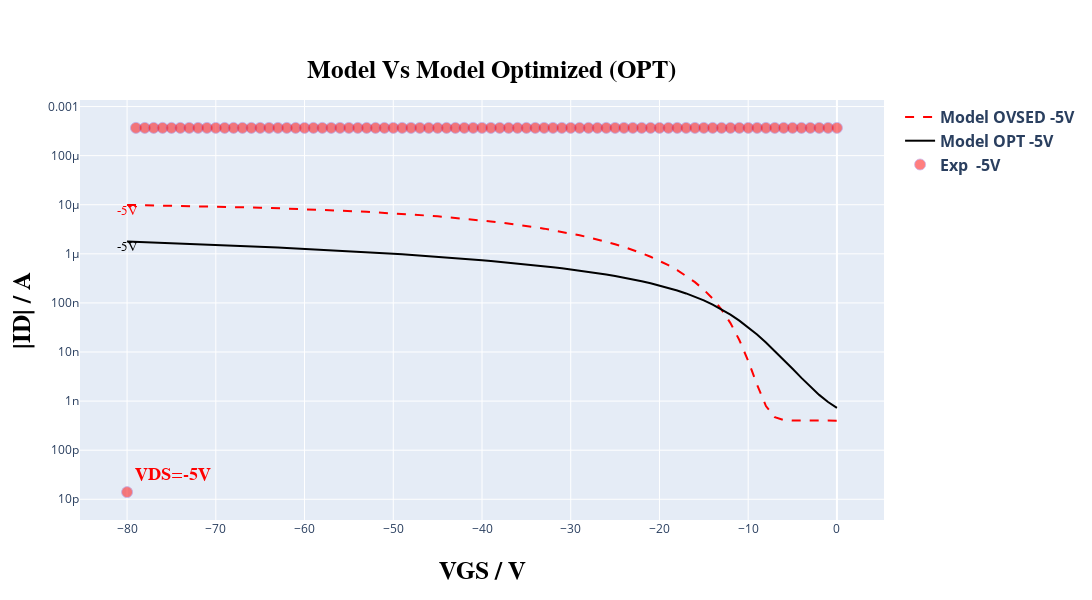
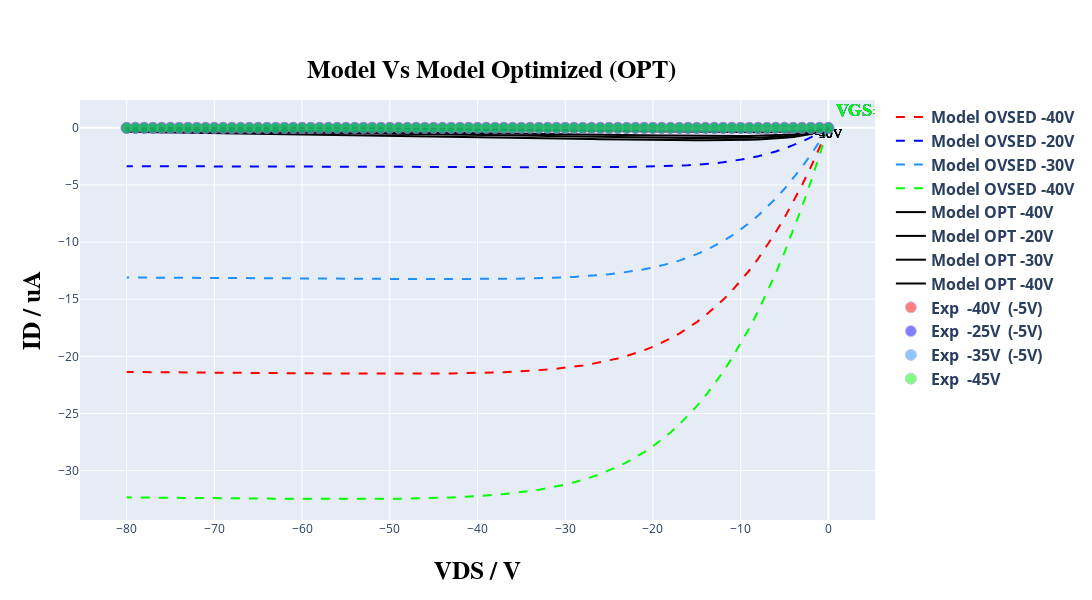

Notebook code cell kept with these figures, in order:
### Markdown cell above
### **Comparing** ✅

---
This section aims to evaluate the model's performance relative to the initial data. Visual observation allows assessing whether the model significantly outperformed the initial coefficients.

In this section, simply execute the cells below; no explicit modifications are required.

---

### Code cell
# @title #### **Print grafics plots of model Optimizad and model data.** { run: "auto" }
# @markdown ### ***Choice the plot that you want to view:***
# @markdown ---
option = 'show both curves comp' # @param ["Show Transfer curve opt", "Show output curve opt", "show both curves opt", "Show Transfer curve comp", "Show output curve comp", "show both curves comp"]

model_opt = create_optimized_model(read, TFTModel, n_points, type_curve_plot, coeff_opt, input_voltage, Vv, load_idleak, width_t, count_transfer, tp_tst, settings['experimental_data_scale_transfer'], settings['current_typic'], resistance, current)

in_model_data_opt, in_exp_data_opt, out_model_data_opt, out_exp_data_opt, in_model_data_comp, in_exp_data_comp, out_model_data_comp, out_exp_data_comp = get_model_data(read, count_transfer, count_output, Vv, Id, model_opt, model, compare=True)

plot_curves(option, plot, list_tension, list_tension_shift, count_transfer, in_model_data_comp, out_model_data_comp, in_exp_data_comp, out_exp_data_comp, shift_list, settings['select_files'], settings['current_typic'], type_curve_plot, compare=True)

read.compute_relative_distance(Id, model_opt)
print('\n\n\n\n\n')
